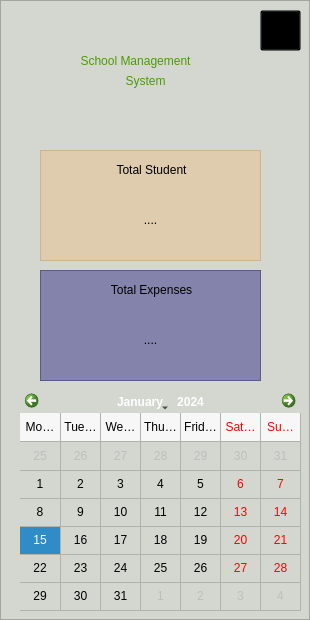
               <widget class="QFrame" name="frame">
                <property name="styleSheet">
                 <string notr="true">background-color: rgb(211, 215, 207);</string>
                </property>
                <property name="frameShape">
                 <enum>QFrame::StyledPanel</enum>
                </property>
                <property name="frameShadow">
                 <enum>QFrame::Raised</enum>
                </property>
                <widget class="QLabel" name="label_16">
                 <property name="geometry">
                  <rect>
                   <x>206</x>
                   <y>70</y>
                   <width>91</width>
                   <height>81</height>
                  </rect>
                 </property>
                 <property name="text">
                  <string/>
                 </property>
                 <property name="pixmap">
                  <pixmap>assets/imgs/student.png</pixmap>
                 </property>
                 <property name="scaledContents">
                  <bool>true</bool>
                 </property>
                </widget>
                <widget class="QLabel" name="label_15">
                 <property name="geometry">
                  <rect>
                   <x>20</x>
                   <y>60</y>
                   <width>251</width>
                   <height>41</height>
                  </rect>
                 </property>
                 <property name="styleSheet">
                  <string notr="true">background-color: transparent;
color: rgb(78, 154, 6);
font: 700 15pt &quot;Ubuntu&quot;;</string>
                 </property>
                 <property name="text">
                  <string>System</string>
                 </property>
                 <property name="alignment">
                  <set>Qt::AlignCenter</set>
                 </property>
                </widget>
                <widget class="QLabel" name="label_14">
                 <property name="geometry">
                  <rect>
                   <x>10</x>
                   <y>40</y>
                   <width>251</width>
                   <height>41</height>
                  </rect>
                 </property>
                 <property name="styleSheet">
                  <string notr="true">background-color: transparent;
color: rgb(78, 154, 6);
font: 700 15pt &quot;Ubuntu&quot;;</string>
                 </property>
                 <property name="text">
                  <string>School Management</string>
                 </property>
                 <property name="alignment">
                  <set>Qt::AlignCenter</set>
                 </property>
                </widget>
                <widget class="QFrame" name="frame_5">
                 <property name="geometry">
                  <rect>
                   <x>40</x>
                   <y>150</y>
                   <width>221</width>
                   <height>111</height>
                  </rect>
                 </property>
                 <property name="styleSheet">
                  <string notr="true">background-color: rgba(241, 185, 119, 97);</string>
                 </property>
                 <property name="frameShape">
                  <enum>QFrame::StyledPanel</enum>
                 </property>
                 <property name="frameShadow">
                  <enum>QFrame::Raised</enum>
                 </property>
                 <widget class="QLabel" name="label_17">
                  <property name="geometry">
                   <rect>
                    <x>6</x>
                    <y>10</y>
                    <width>211</width>
                    <height>20</height>
                   </rect>
                  </property>
                  <property name="styleSheet">
                   <string notr="true">background-color: transparent;</string>
                  </property>
                  <property name="text">
                   <string>Total Student</string>
                  </property>
                  <property name="alignment">
                   <set>Qt::AlignCenter</set>
                  </property>
                 </widget>
                 <widget class="QLabel" name="label_18">
                  <property name="geometry">
                   <rect>
                    <x>10</x>
                    <y>29</y>
                    <width>201</width>
                    <height>81</height>
                   </rect>
                  </property>
                  <property name="styleSheet">
                   <string notr="true">background-color: transparent;</string>
                  </property>
                  <property name="text">
                   <string>....</string>
                  </property>
                  <property name="alignment">
                   <set>Qt::AlignCenter</set>
                  </property>
                 </widget>
                </widget>
                <widget class="QFrame" name="frame_6">
                 <property name="geometry">
                  <rect>
                   <x>40</x>
                   <y>270</y>
                   <width>221</width>
                   <height>111</height>
                  </rect>
                 </property>
                 <property name="styleSheet">
                  <string notr="true">background-color: rgba(100, 98, 157, 183);</string>
                 </property>
                 <property name="frameShape">
                  <enum>QFrame::StyledPanel</enum>
                 </property>
                 <property name="frameShadow">
                  <enum>QFrame::Raised</enum>
                 </property>
                 <widget class="QLabel" name="label_19">
                  <property name="geometry">
                   <rect>
                    <x>6</x>
                    <y>10</y>
                    <width>211</width>
                    <height>20</height>
                   </rect>
                  </property>
                  <property name="styleSheet">
                   <string notr="true">background-color: transparent;</string>
                  </property>
                  <property name="text">
                   <string>Total Expenses</string>
                  </property>
                  <property name="alignment">
                   <set>Qt::AlignCenter</set>
                  </property>
                 </widget>
                 <widget class="QLabel" name="label_20">
                  <property name="geometry">
                   <rect>
                    <x>10</x>
                    <y>29</y>
                    <width>201</width>
                    <height>81</height>
                   </rect>
                  </property>
                  <property name="styleSheet">
                   <string notr="true">background-color: transparent;</string>
                  </property>
                  <property name="text">
                   <string>....</string>
                  </property>
                  <property name="alignment">
                   <set>Qt::AlignCenter</set>
                  </property>
                 </widget>
                </widget>
                <widget class="QCalendarWidget" name="calendarWidget">
                 <property name="geometry">
                  <rect>
                   <x>20</x>
                   <y>390</y>
                   <width>281</width>
                   <height>221</height>
                  </rect>
                 </property>
                 <property name="layoutDirection">
                  <enum>Qt::LeftToRight</enum>
                 </property>
                 <property name="gridVisible">
                  <bool>true</bool>
                 </property>
                 <property name="selectionMode">
                  <enum>QCalendarWidget::NoSelection</enum>
                 </property>
                 <property name="horizontalHeaderFormat">
                  <enum>QCalendarWidget::LongDayNames</enum>
                 </property>
                 <property name="verticalHeaderFormat">
                  <enum>QCalendarWidget::NoVerticalHeader</enum>
                 </property>
                 <property name="navigationBarVisible">
                  <bool>true</bool>
                 </property>
                 <property name="dateEditEnabled">
                  <bool>true</bool>
                 </property>
                </widget>
                <widget class="QPushButton" name="pushButton">
                 <property name="geometry">
                  <rect>
                   <x>260</x>
                   <y>10</y>
                   <width>41</width>
                   <height>41</height>
                  </rect>
                 </property>
                 <property name="styleSheet">
                  <string notr="true">QFrame{
background-color:transparent ;
}
QPushButton{
background-color:transparent ;
color: rgb(255, 255, 255);
font: 900 12pt &quot;Roboto&quot;;
}
QPushButton:hover{
	border-top-left-radius: 12px;
	background-color: rgb(239, 41, 41);
}</string>
                 </property>
                 <property name="text">
                  <string/>
                 </property>
                 <property name="icon">
                  <iconset>
                   <normaloff>assets/buttons/x-square.svg</normaloff>assets/buttons/x-square.svg</iconset>
                 </property>
                 <property name="iconSize">
                  <size>
                   <width>40</width>
                   <height>40</height>
                  </size>
                 </property>
                </widget>
               </widget>
